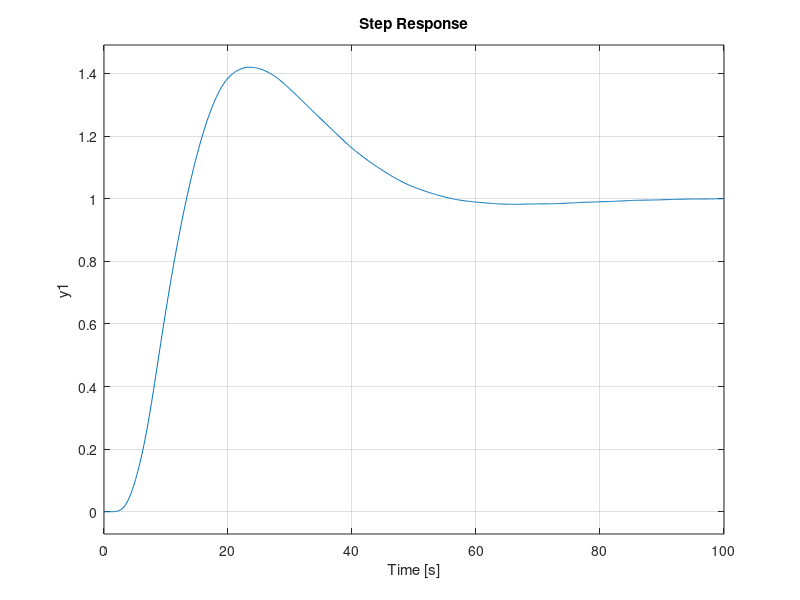
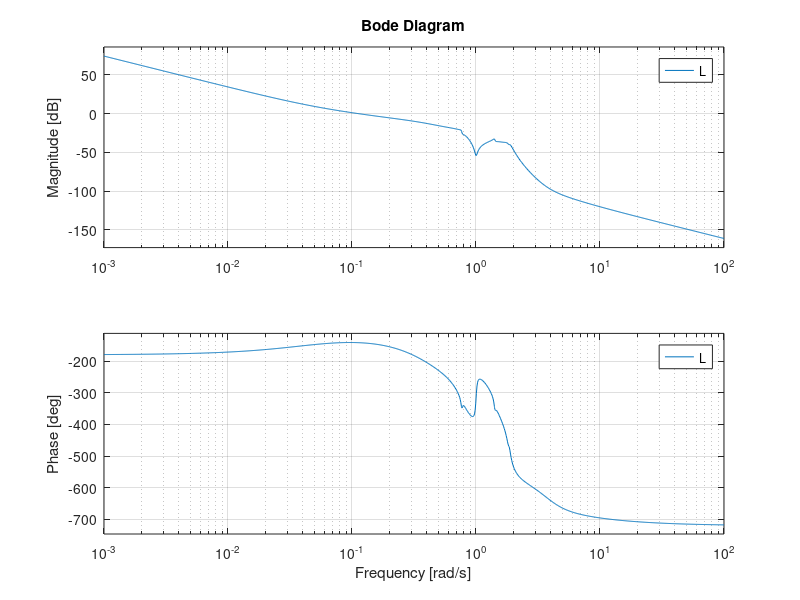
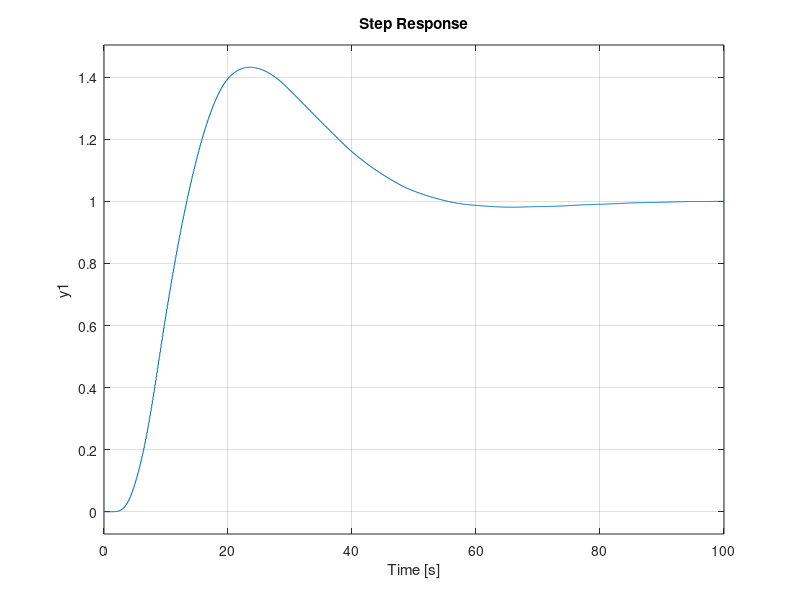
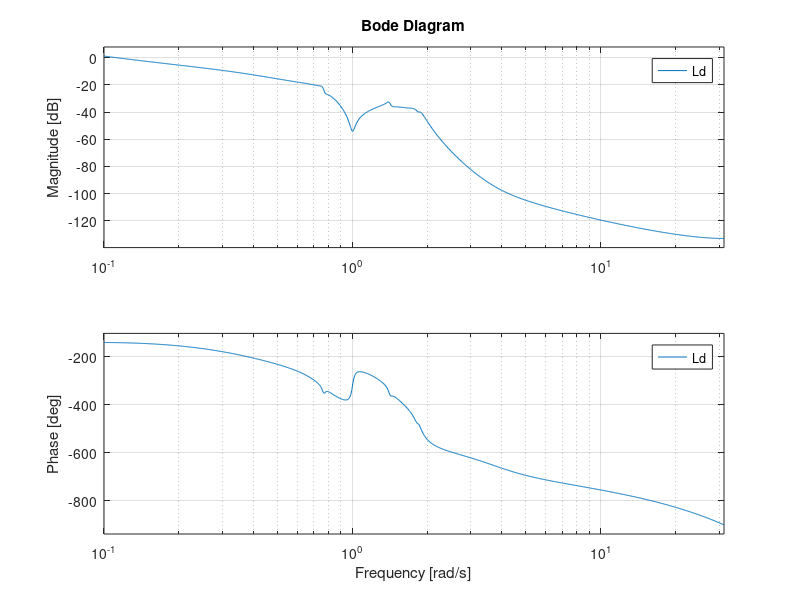

These figures' MATLAB source, in order:
Ap1 = [  0.0         1.0
         0.0         0.0     ];

Ap2 = [ -0.015       0.765
        -0.765      -0.015   ];

Ap3 = [ -0.028       1.410
        -1.410      -0.028   ];

Ap4 = [ -0.04        1.85
        -1.85       -0.04    ];

Ap = blkdiag (Ap1, Ap2, Ap3, Ap4);

Bp = [   0.026
        -0.251
         0.033
        -0.886
        -4.017
         0.145
         3.604
         0.280   ];

Cp = [  -0.996      -0.105       0.261       0.009      -0.001      -0.043       0.002      -0.026   ];

Dp = [   0.0     ];

P = ss (Ap, Bp, Cp, Dp);


Ac = [  -0.4077      0.9741      0.1073      0.0131      0.0023     -0.0186     -0.0003     -0.0098
        -0.0977     -0.1750      0.0215     -0.0896     -0.0260      0.0057      0.0109     -0.0105
         0.0011      0.0218     -0.0148      0.7769      0.0034     -0.0013     -0.0014      0.0011
        -0.0361     -0.5853     -0.7701     -0.3341     -0.0915      0.0334      0.0378     -0.0290
        -0.1716     -2.6546     -0.0210     -1.4467     -0.4428      1.5611      0.1715     -0.1318
        -0.0020      0.0950      0.0029      0.0523     -1.3950     -0.0338     -0.0062      0.0045
         0.1607      2.3824      0.0170      1.2979      0.3721     -0.1353     -0.1938      1.9685
        -0.0006      0.1837      0.0048      0.1010      0.0289     -0.0111     -1.8619     -0.0311  ];

Bc = [  -0.4105
        -0.0868
        -0.0004
         0.0036
         0.0081
        -0.0085
        -0.0004
        -0.0132  ];

Cc = [  -0.0447     -0.6611     -0.0047     -0.3601     -0.1033      0.0375      0.0427     -0.0329  ];

Dc = [   0.0     ];

K = ss (Ac, Bc, Cc, Dc);

Kr = btaconred (P, K, 4, 'weight', 'both', 'feedback', '-')


tau = 0.1;
Kd = c2d (K, tau);
Pd = c2d (P, tau);

s = tf ('s');
F = 5 / (s + 5);

L = P * K;
Ld = Pd * Kd;

T = feedback (L);
Td = feedback (Ld);

figure (1)
step (T, 100)

figure (2)
bode (L)

figure (3)
step (Td, 100)

figure (4)
bode (Ld)

figure (5)
step (feedback (P*Kr), 100)
